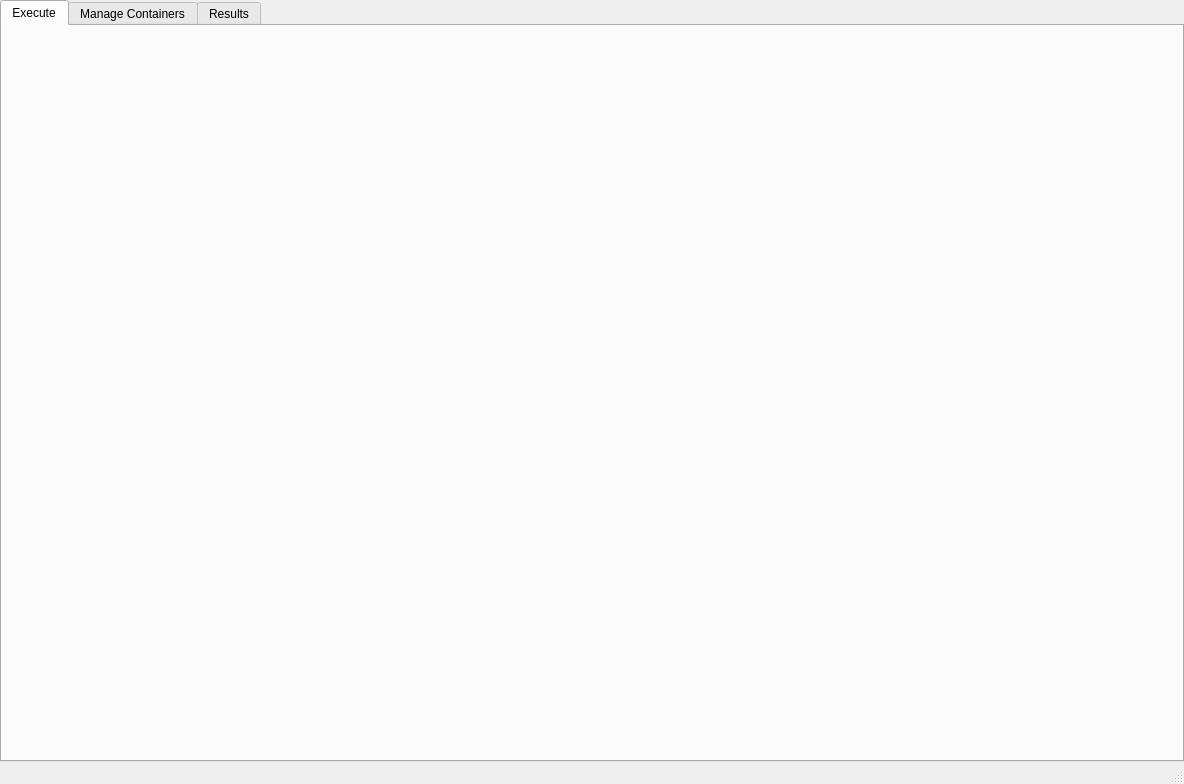
<?xml version="1.0" encoding="UTF-8"?>
<ui version="4.0">
 <class>MainWindow</class>
 <widget class="QMainWindow" name="MainWindow">
  <property name="geometry">
   <rect>
    <x>0</x>
    <y>0</y>
    <width>1184</width>
    <height>784</height>
   </rect>
  </property>
  <property name="windowTitle">
   <string>OWTF Valhalla</string>
  </property>
  <widget class="QWidget" name="mainWindowCentralwidget">
   <layout class="QVBoxLayout" name="verticalLayout">
    <property name="spacing">
     <number>6</number>
    </property>
    <property name="leftMargin">
     <number>0</number>
    </property>
    <property name="topMargin">
     <number>0</number>
    </property>
    <property name="rightMargin">
     <number>0</number>
    </property>
    <property name="bottomMargin">
     <number>0</number>
    </property>
    <item>
     <widget class="QTabWidget" name="tabWidget">
      <property name="currentIndex">
       <number>0</number>
      </property>
      <widget class="QWidget" name="tabExecute">
       <attribute name="title">
        <string>Execute</string>
       </attribute>
       <layout class="QVBoxLayout" name="tabExecuteCerticalLayout"/>
      </widget>
      <widget class="QWidget" name="tabManageContainers">
       <attribute name="title">
        <string>Manage Containers</string>
       </attribute>
       <layout class="QVBoxLayout" name="tabManageVerticalLayout"/>
      </widget>
      <widget class="QWidget" name="tabResults">
       <attribute name="title">
        <string>Results</string>
       </attribute>
       <layout class="QVBoxLayout" name="tabResultsVerticalLayout"/>
      </widget>
     </widget>
    </item>
   </layout>
  </widget>
  <widget class="QMenuBar" name="menubar">
   <property name="geometry">
    <rect>
     <x>0</x>
     <y>0</y>
     <width>1184</width>
     <height>27</height>
    </rect>
   </property>
  </widget>
  <widget class="QStatusBar" name="statusbar"/>
 </widget>
 <resources/>
 <connections/>
</ui>
